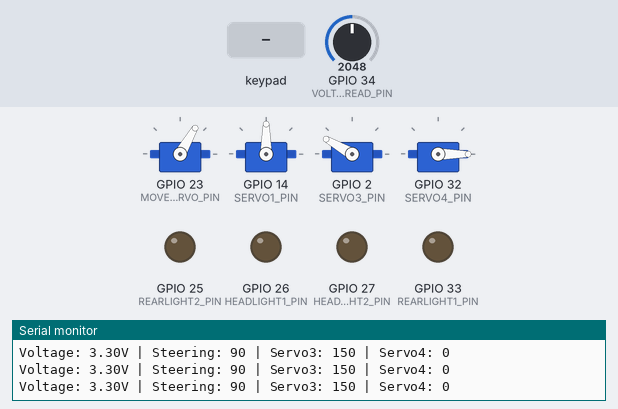
Simulated run of this sketch. Board: ESP32. Shown: 4 × servo, output pins drawn as LEDs (lit = HIGH), the last lines printed to the serial monitor. The inputs (shaded band) are chosen by the test bench; at power-on: GPIO 34 (VOLTAGE_READ_PIN) = 2048. Nothing arrives over Bluetooth unless stated.

Above: at 1.2 s.
1.3 s: key 'U' pressed
At 2.8 s:
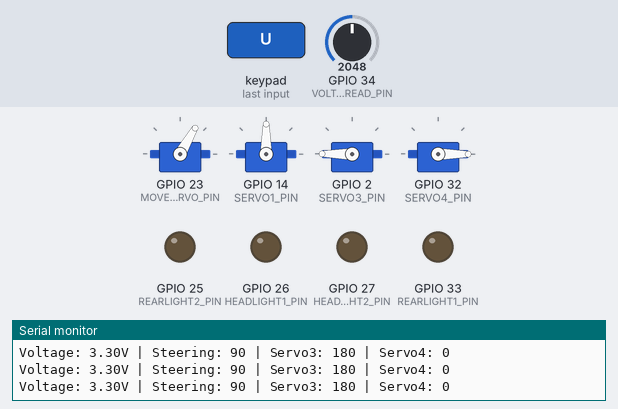
3.1 s: key 'T' pressed
At 4.5 s:
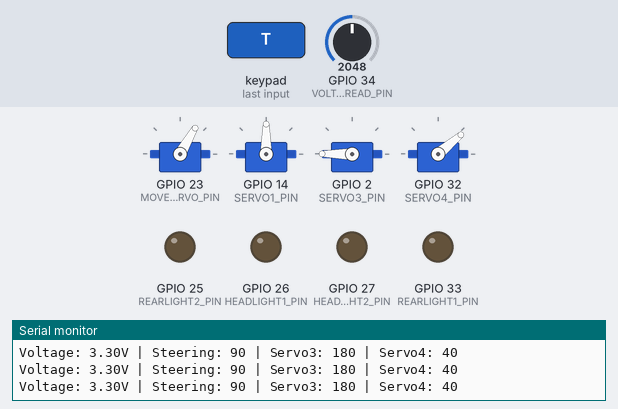
5.0 s: key 'D' pressed
At 5.8 s:
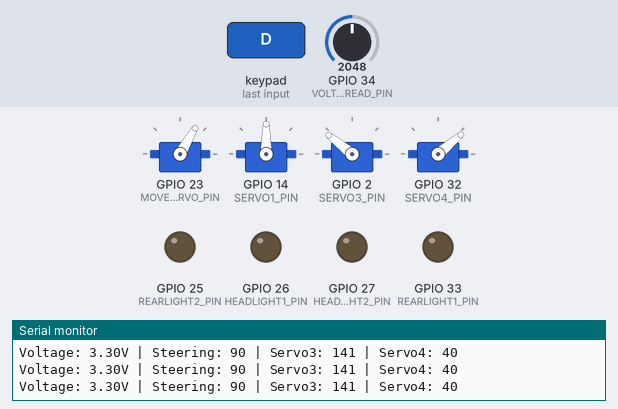
6.9 s: key 'X' pressed
At 7.07 s:
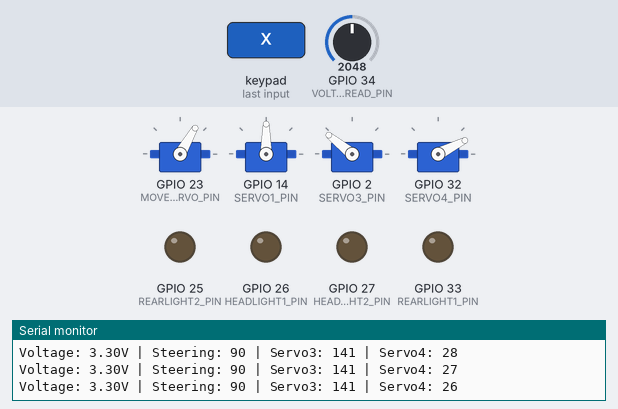
8.7 s: key 'O' pressed
At 9.3 s:
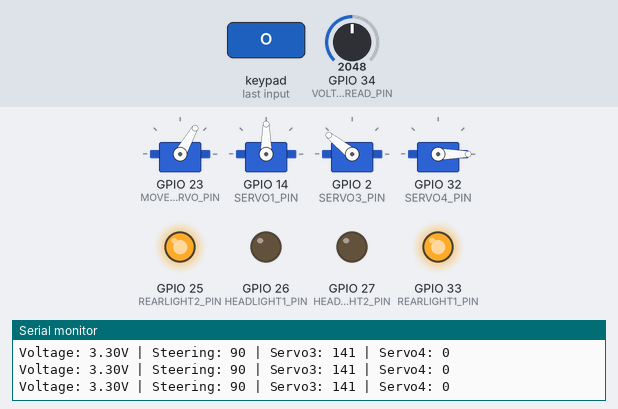
10.2 s: key 'S' pressed
At 10.5 s:
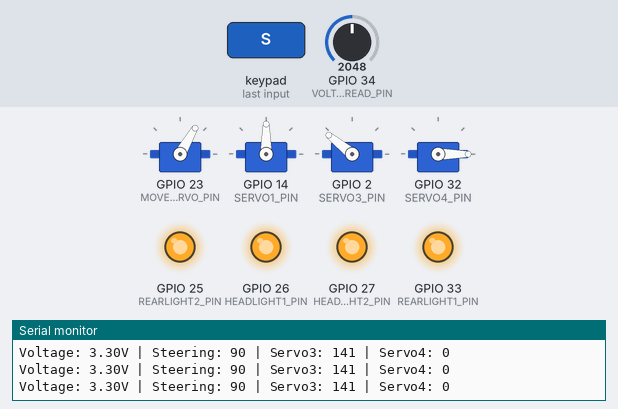
Timing chart, 0 to 12.7 s (numbered marks = the images above; inputs shaded):
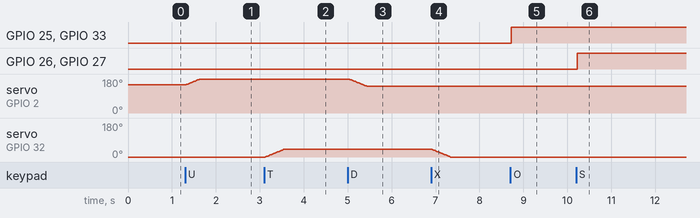

Measured:
- after the input at 1.3 s, servo on GPIO 2 (SERVO3_PIN): moves from 150° to 180° over 0.30 s, starting at once
- after the input at 3.1 s, servo on GPIO 32 (SERVO4_PIN): moves from 0° to 40° over 0.41 s, starting at once
- after the input at 5.0 s, servo on GPIO 2 (SERVO3_PIN): moves from 180° to 141° over 0.40 s, starting at once
- after the input at 6.9 s, servo on GPIO 32 (SERVO4_PIN): moves from 40° to 0° over 0.41 s, starting at once
- after the input at 8.7 s, GPIO 25 (REARLIGHT2_PIN), GPIO 33 (REARLIGHT1_PIN): LOW → HIGH at once
- after the input at 10.2 s, GPIO 26 (HEADLIGHT1_PIN), GPIO 27 (HEADLIGHT2_PIN): LOW → HIGH at once

The sketch:

tractor_code.ino.ino
```cpp
#include <PS4Controller.h>
#include <ESP32Servo.h>

// Light pin definitions
#define HEADLIGHT1_PIN 26
#define HEADLIGHT2_PIN 27
#define REARLIGHT1_PIN 33
#define REARLIGHT2_PIN 25

// Servo pins
#define MOVEMENT_SERVO_PIN 23
#define SERVO1_PIN 14
#define SERVO3_PIN 2
#define SERVO4_PIN 32

#define VOLTAGE_READ_PIN 34

Servo movementServo;
Servo servo1;
Servo servo3;
Servo servo4;

int movementServoAngle = 60;
int servo1Angle = 90;
int servo3Angle = 150;
int servo4Angle = 0;

bool headlightState = false;
bool blinkMode = false;
bool rearLightManual = false;
bool rearLightState = false;

unsigned long lastBlinkTime = 0;
const int blinkInterval = 200;

void setup() {
  Serial.begin(115200);

  pinMode(HEADLIGHT1_PIN, OUTPUT);
  pinMode(HEADLIGHT2_PIN, OUTPUT);
  pinMode(REARLIGHT1_PIN, OUTPUT);
  pinMode(REARLIGHT2_PIN, OUTPUT);
  pinMode(VOLTAGE_READ_PIN, INPUT);

  movementServo.attach(MOVEMENT_SERVO_PIN, 500, 2500);
  servo1.attach(SERVO1_PIN, 500, 2500);
  servo3.attach(SERVO3_PIN, 500, 2500);
  servo4.attach(SERVO4_PIN, 500, 2500);

  movementServo.write(movementServoAngle);
  servo1.write(servo1Angle);
  servo3.write(servo3Angle);
  servo4.write(servo4Angle);

  if (!PS4.begin("1c:69:20:94:23:ca")) {
    Serial.println("PS4 connection failed");
    while (1);
  }

  Serial.println("Waiting for PS4 controller...");
}

void loop() {
  if (PS4.isConnected()) {
    int batteryLevel = PS4.Battery();
    if (batteryLevel <= 1) PS4.setLed(255, 0, 0);
    else if (batteryLevel == 2) PS4.setLed(255, 128, 0);
    else if (batteryLevel == 3) PS4.setLed(255, 255, 0);
    else if (batteryLevel == 4) PS4.setLed(0, 255, 0);
    else PS4.setLed(0, 0, 255);

    static bool prevSquare = false;
    static bool prevCircle = false;
    static bool prevL1 = false;
    static bool prevR1 = false;

    bool squarePressed = PS4.Square();
    bool circlePressed = PS4.Circle();
    bool l1Pressed = PS4.L1();
    bool r1Pressed = PS4.R1();
    bool upPressed = PS4.Up();
    bool downPressed = PS4.Down();
    bool trianglePressed = PS4.Triangle();
    bool crossPressed = PS4.Cross();

    // Headlight toggle (OFF → ON → BLINK)
    if (squarePressed && !prevSquare) {
      if (!headlightState) {
        digitalWrite(HEADLIGHT1_PIN, HIGH);
        digitalWrite(HEADLIGHT2_PIN, HIGH);
        headlightState = true;
        blinkMode = false;
      } else if (!blinkMode) {
        blinkMode = true;
      } else {
        digitalWrite(HEADLIGHT1_PIN, LOW);
        digitalWrite(HEADLIGHT2_PIN, LOW);
        headlightState = false;
        blinkMode = false;
      }
    }
    prevSquare = squarePressed;

    // Manual rear light toggle
    if (circlePressed && !prevCircle) {
      rearLightManual = !rearLightManual;
      rearLightState = rearLightManual;
      digitalWrite(REARLIGHT1_PIN, rearLightState);
      digitalWrite(REARLIGHT2_PIN, rearLightState);
    }
    prevCircle = circlePressed;

    // Headlight blinking mode
    if (blinkMode) {
      unsigned long currentMillis = millis();
      if (currentMillis - lastBlinkTime >= blinkInterval) {
        lastBlinkTime = currentMillis;
        bool state = digitalRead(HEADLIGHT1_PIN);
        digitalWrite(HEADLIGHT1_PIN, !state);
        digitalWrite(HEADLIGHT2_PIN, !state);
      }
    }

    // Movement with left stick Y
    int leftY = PS4.LStickY();
    int rightX = PS4.RStickX();

    movementServoAngle = map(leftY, -128, 127, 0, 120);
    movementServoAngle = constrain(movementServoAngle, 0, 120);
    movementServo.write(movementServoAngle);

    // Auto rear light ON in reverse
    if (movementServoAngle < 30) {
      rearLightState = true;
      digitalWrite(REARLIGHT1_PIN, HIGH);
      digitalWrite(REARLIGHT2_PIN, HIGH);
    } else if (!rearLightManual) {
      rearLightState = false;
      digitalWrite(REARLIGHT1_PIN, LOW);
      digitalWrite(REARLIGHT2_PIN, LOW);
    }

    // Steering with right stick X
    servo1Angle = map(rightX, -128, 127, 180, 0);
    servo1Angle = constrain(servo1Angle, 0, 180);
    servo1.write(servo1Angle);

    // Servo 3: NORMAL (UP = up, DOWN = down)
    if (upPressed && servo3Angle < 180) servo3Angle++;
    if (downPressed && servo3Angle > 0) servo3Angle--;
    servo3Angle = constrain(servo3Angle, 0, 180);
    servo3.write(servo3Angle);

    // Servo 4: NORMAL (TRIANGLE = up, CROSS = down)
    if (trianglePressed && servo4Angle < 120) servo4Angle++;
    if (crossPressed && servo4Angle > 0) servo4Angle--;
    servo4Angle = constrain(servo4Angle, 0, 120);
    servo4.write(servo4Angle);

    // Individual headlight control
    if (l1Pressed && !prevL1)
      digitalWrite(HEADLIGHT1_PIN, !digitalRead(HEADLIGHT1_PIN));
    if (r1Pressed && !prevR1)
      digitalWrite(HEADLIGHT2_PIN, !digitalRead(HEADLIGHT2_PIN));
    prevL1 = l1Pressed;
    prevR1 = r1Pressed;

    // Battery voltage reading
    int rawADC = analogRead(VOLTAGE_READ_PIN);
    float voltage = rawADC * (3.3 / 4095.0);
    float batteryVoltage = voltage * 2.0;

    // Debug info
    Serial.print("Voltage: "); Serial.print(batteryVoltage); Serial.print("V | ");
    Serial.print("Steering: "); Serial.print(servo1Angle);
    Serial.print(" | Servo3: "); Serial.print(servo3Angle);
    Serial.print(" | Servo4: "); Serial.println(servo4Angle);

    delay(10);
  } else {
    Serial.println("PS4 Controller Disconnected...");
    delay(100);
  }
}
```
